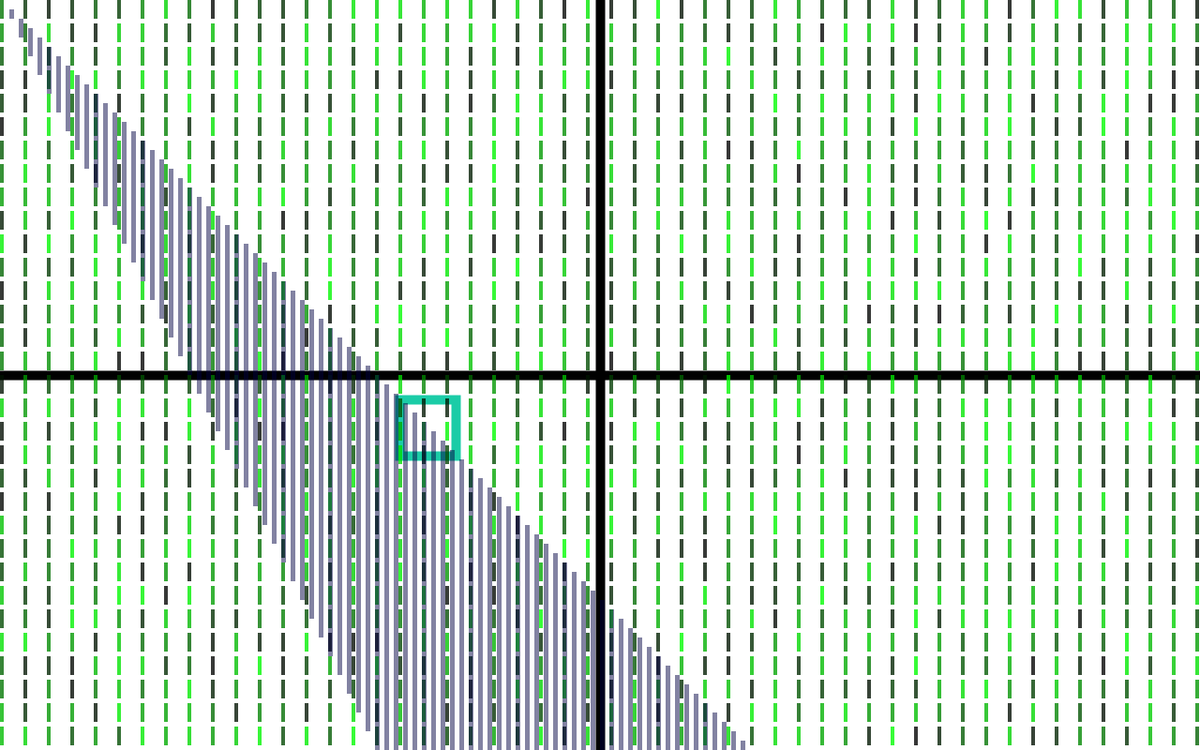
Frame 1 (no input)
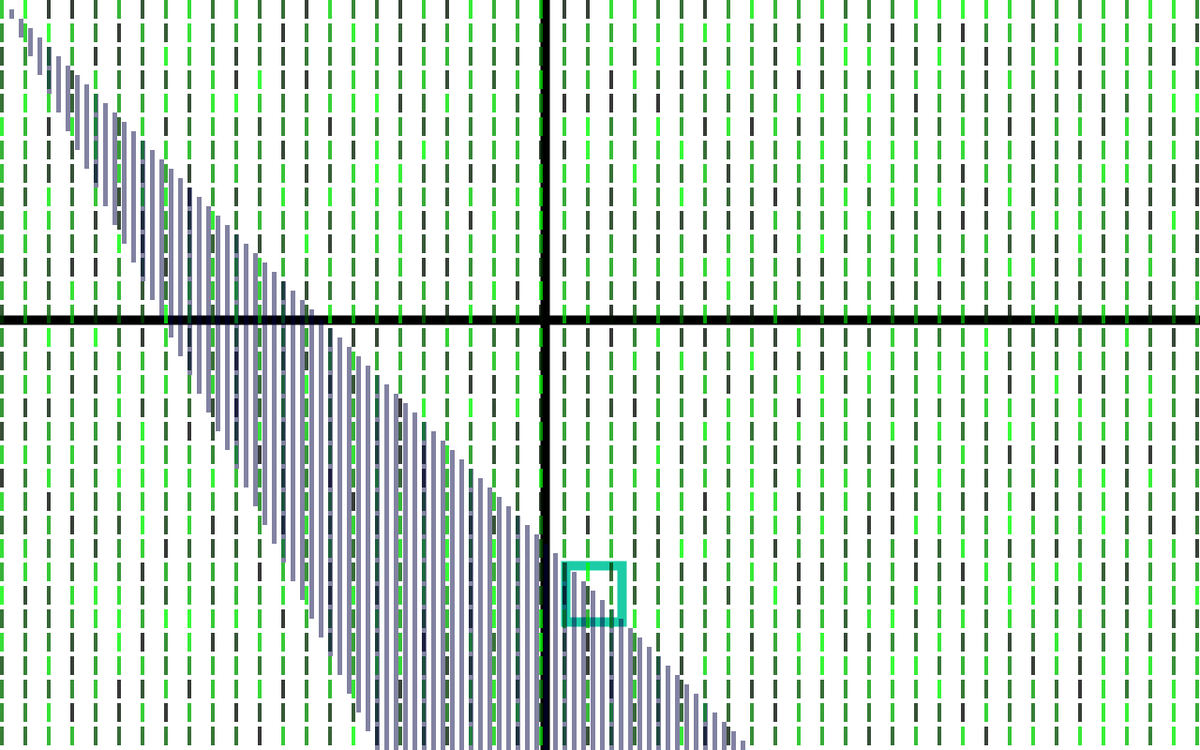
Frame 60 (the mouse pressed at the canvas centre just before this capture)
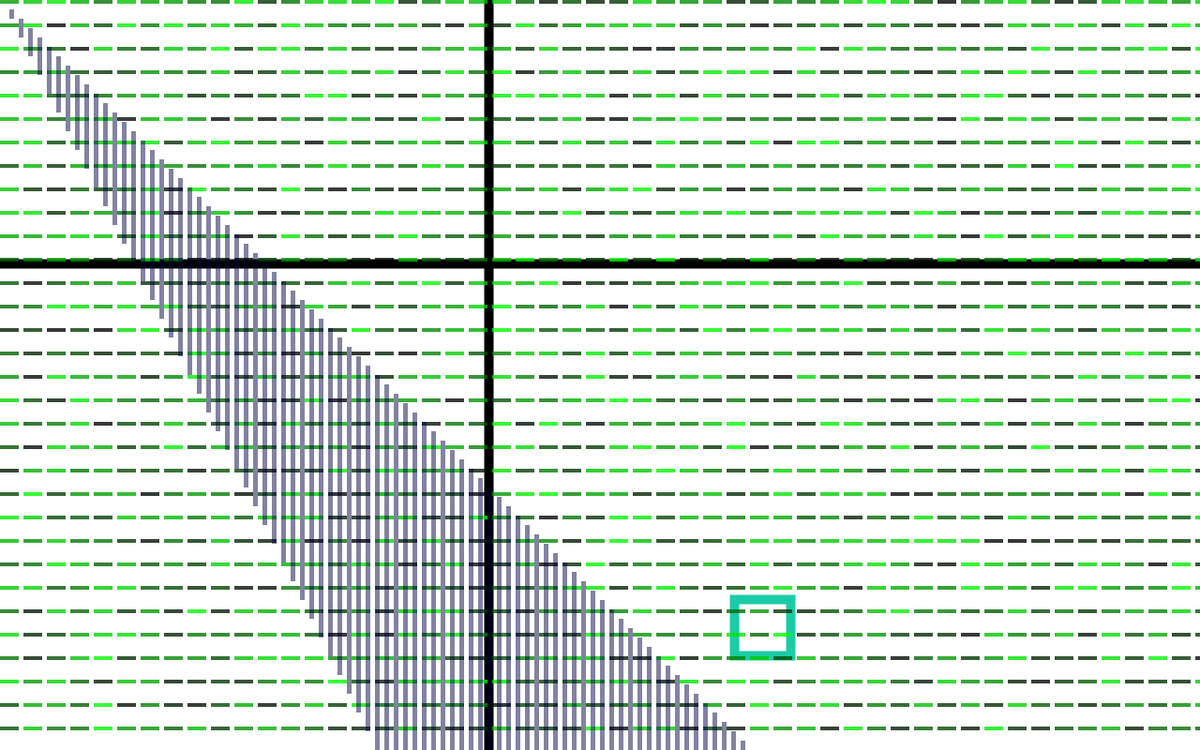
Frame 120 (the mouse held since frame 60 and released just before this capture)

The Processing sketch that drew these frames (run headless with seeded random() and noise(); from frame 60 on, the mouse is pressed at the canvas centre):

// Processing sketch: s06c01IsidoraGarin
// ── s06c01IsidoraGarin.pde
//Expresión Digital II
//s06c01IsidoraGarin
//Composición gráfica compleja que integre 1 for loop, 2 if, 2 interacciones de teclado y 2 de mouse.


//Variables de posición, velocidad y dirección ejes x e y cuadrado
float posx, posy, velx, vely, dirx, diry;
//Variables stroke, cambio dirección rectángulos y random líneas fondo
float sw, m, n, g;
//Variables para colores
color bla, neg, ver, tur, bla2, neg2, ver2, tur2, ver3, rver, razul, rrojo;
//Variables para color de distintos elementos
color colorCuadrado, colorStroke;
//Variables de tamaño del cuadrado
float sizeC;
//Boolean cuadrados
boolean t, l;
//Variables para líneas
float y = 100;
float x = 100;


void setup () {
  size (1280, 800);
  
  //Inicialización de posición, velocidad y dirección eje x e y
  posx = width/3;
  posy = width/3;
  velx = 3;
  vely = 3;
  dirx = 1;
  diry = 1;
  
  //Inicialización de strokeWeight y dirección rectángulos
  sw = 10;
  m = 4;
  n = 20;
  g = 5;

  //Colores
  bla = color (255, 255, 255); //blanco
  neg = color (0, 0, 0); //negro
  tur = color (27, 204, 167); //turquesa
  ver = color (128, 255, 130); //verde
  bla2 = color (255, 255, 255, 125); //blanco transparencia
  neg2 = color (0, 0, 0, 125); //negro transparencia
  tur2 = color (27, 204, 167, 125); //turquesa transparencia
  ver2 = color (128, 255, 130, 125); //verde transparencia
  ver3 = color (128, 255, 130, 0); //verde totalmente transparente
  rver = color (0, random (0, 255), 0, 125); //random verde transparencia
  razul = color (0, 0, random (0, 255), 125); //random azul transparencia
  rrojo = color (random (0, 255), 0, 0, 125); //random rojo transparencia
 
  
  //Asignación de color a colorCuadrado y colorStroke
  colorCuadrado = bla;
  colorStroke = tur;
  
  //Asignación de tamaño de cuadrado a sizeC
  sizeC = 60;
  
  //Inicialización para valores de t y l
  t = true;
  l = true;
  
  //Inicialización variables x e y
  y = height * 0.5;
  x = width * 0.5;
}


void draw () {
  background (bla);
  
  //Cuadrado que rebota por el canvas
  fill (colorCuadrado);
  strokeWeight (sw);
  stroke (colorStroke);
  rect (posx, posy, sizeC, sizeC);
  
  //Velocidad
  posx = posx + velx * dirx;
  posy = posy + vely * diry;
  
  //Si posx mayor al ancho, cambia dirección, fill turquesa, stroke verde de 4
  if (posx > width - (80 + sw)) {
    dirx *= -1;
    background (bla);
    colorStroke = ver;
    strokeWeight (sw);
    colorCuadrado = tur;
    if (m == 4) {
      m = 20;
      n = 4;
    } else if (m == 20) {
      m = 4;
      n = 20;
    }
  }
  
  //Si posx menor a 0, cambia dirección, fill verde, stroke blanco de 4
  if (posx < 0) {
    dirx *= -1;
    background (bla);
    colorStroke = neg;
    strokeWeight (sw);
    colorCuadrado = ver;
    if (m == 4) {
      m = 20;
      n = 4;
    } else if (m == 20) {
      m = 4;
      n = 20;
    }
  }
    
  //Si posy mayor al ancho, cambio dirección, fill blanco, stroke turquesa de 4
  if (posy > height - (80 + sw)) {
    diry *= -1;
    background (bla);
    colorStroke = tur;
    strokeWeight (sw);
    colorCuadrado = bla;
    if (m == 4) {
      m = 20;
      n = 4;
    } else if (m == 20) {
      m = 4;
      n = 20;
    }
  }
    
  //Si posy menor a 0, cambia dirección, fill blanco, stroke turquesa de 4
  if (posy < 0) {
    diry *= -1;
    background (bla);
    colorStroke = tur;
    strokeWeight (sw);
    colorCuadrado = bla;
    if (m == 4) {
      m = 20;
      n = 4;
    } else if (m == 20) {
      m = 4;
      n = 20;
    }
  }
  
  //Círculos chicos transparencia
  if (t == true) {
    fill (random (0, 255), random (0, 255), random (0, 255), 125);
    noStroke ();
    ellipse (mouseX, mouseY, mouseX/4, mouseX/4);
  }
  if (t == false) {
    fill (ver3);
    noStroke ();
    ellipse (mouseX, mouseY, mouseX/4, mouseX/4);    
  }
  
  //Líneas perpendiculares con estela
  stroke (neg);
  line(0, y, width, y);
  line(x, 0, x, height);
  
  y = y - 1; 
  if (y < 0) { 
    y = height; 
      }
     
  x = x - 1;
  if (x < 0) {
    x = width;
  }
 
  //Patrón de rectángulos que cambian de dirección
  for (int i = 0; i <= width; i += 25) {
    for (int j = 0; j <= height; j += 25) {
      noStroke ();
      fill (0, random (0, 255), 0, 200);
      rect (i, j, m, n);
    }  
  }
  
  //Líneas fondo control teclado
  if (l == true) {
    for(int i=0; i <= height*2; i+=10){
      noStroke();
      fill(razul);
      rect(i, i, g, i);
      loop();
    }
  }
  if (l == false) {
    for(int i=0; i <= height*2; i+=10){
      noStroke();
      fill(razul);
      loop();
    }  
  }
}


void mousePressed () {
  //Verdadero o falso para los círculos
  t = !t;

  //Cambio de tamaño del cuadrado que rebota por el canvas con click derecho e izquierdo
  if (mouseButton == LEFT) {
    sizeC = 100;
  } else if (mouseButton == RIGHT) {
    sizeC = 30;
  } else {
    sizeC = 60;
  }
}


void keyPressed() {
  //Verdadero o falso para mostrar o esconder líneas de fondo
  if (key == ' ') {
     l = !l;
  }
  
  //Tecla g para el grosor de las líneas de fondo
  if (key == 'g'){
   g = random (1, 20);
  } 
}
